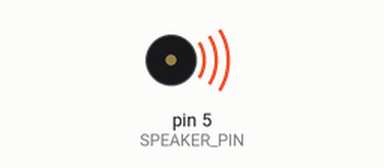
Simulated run of this sketch. Board: Arduino Uno, built with avr-gcc and run on an emulated ATmega328P. Shown: buzzer (waves = sounding). What the sketch prints to the serial monitor is not drawn. At 10.6 s the program stops and its outputs stay as they are.

Above: at 0.1 s.
Timing chart, 0 to 1.6 s (numbered marks = the images above):
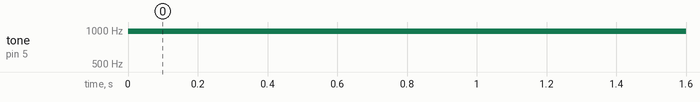

The sketch:

SpeakerBuzzerTest.ino
```cpp
#define SPEAKER_PIN 5

#define BUZZER_FREQUENCY          125
#define BUZZER_FREQUENCY_2        150

void setup() {
  pinMode(SPEAKER_PIN, OUTPUT);
  Serial.begin(115200);
}

void loop() {
  for(int i=0; i<2; i++) {
    Serial.print("Frequency: ");
    Serial.println(i == 0 ? BUZZER_FREQUENCY : BUZZER_FREQUENCY_2);
    Serial.print("* ");
    blinkLED(20, 1, i == 0 ? BUZZER_FREQUENCY : BUZZER_FREQUENCY_2);
    delay(1400);
    Serial.print("* ");
    blinkLED(100, 1, i == 0 ? BUZZER_FREQUENCY : BUZZER_FREQUENCY_2);
    delay(1400);
    Serial.println("* ");
    blinkLED(1000, 1, i == 0 ? BUZZER_FREQUENCY : BUZZER_FREQUENCY_2);
    delay(1400);
    Serial.println("");
  }
  while(true);
}

void blinkLED(int millisecs, int count, int whichFrequency) {
  for(int i=0; i<count; i++) {
    changeBuzzerState(true, whichFrequency);
    delay(millisecs);
    changeBuzzerState(false, whichFrequency);
    if(i < count-1) {
      delay(millisecs);
    }
  }
}

void changeBuzzerState(bool state, int whichFrequency) {
  if(state) {
    analogWrite(SPEAKER_PIN, whichFrequency);
  } else {
    analogWrite(SPEAKER_PIN, 0);
  }
}
```

Measured:
- by itself, tone on pin 5 (SPEAKER_PIN): silent → 977 Hz at 0.00 s
